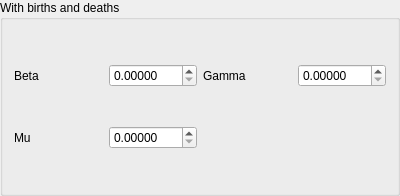
<?xml version="1.0" encoding="UTF-8"?>
<ui version="4.0">
 <class>sirwbadGroupBox</class>
 <widget class="QGroupBox" name="sirwbadGroupBox">
  <property name="geometry">
   <rect>
    <x>0</x>
    <y>0</y>
    <width>400</width>
    <height>196</height>
   </rect>
  </property>
  <property name="windowTitle">
   <string>SIR - with births and deaths</string>
  </property>
  <property name="title">
   <string>With births and deaths</string>
  </property>
  <layout class="QGridLayout" name="gridLayout">
   <item row="0" column="0">
    <widget class="QLabel" name="betaLabel">
     <property name="text">
      <string>Beta</string>
     </property>
    </widget>
   </item>
   <item row="0" column="1">
    <widget class="QDoubleSpinBox" name="gammaSpinBox">
     <property name="decimals">
      <number>5</number>
     </property>
     <property name="singleStep">
      <double>0.000001000000000</double>
     </property>
    </widget>
   </item>
   <item row="0" column="2">
    <widget class="QLabel" name="gammaLabel">
     <property name="text">
      <string>Gamma</string>
     </property>
    </widget>
   </item>
   <item row="0" column="3">
    <widget class="QDoubleSpinBox" name="betaSpinBox">
     <property name="decimals">
      <number>5</number>
     </property>
     <property name="singleStep">
      <double>0.000001000000000</double>
     </property>
    </widget>
   </item>
   <item row="1" column="0">
    <widget class="QLabel" name="muLabel">
     <property name="text">
      <string>Mu</string>
     </property>
    </widget>
   </item>
   <item row="1" column="1">
    <widget class="QDoubleSpinBox" name="muSpinBox">
     <property name="decimals">
      <number>5</number>
     </property>
    </widget>
   </item>
  </layout>
 </widget>
 <resources/>
 <connections/>
</ui>
